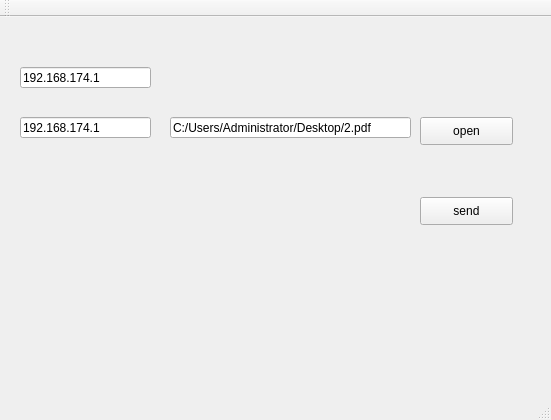
<?xml version="1.0" encoding="UTF-8"?>
<ui version="4.0">
 <class>MainWindow</class>
 <widget class="QMainWindow" name="MainWindow">
  <property name="geometry">
   <rect>
    <x>0</x>
    <y>0</y>
    <width>551</width>
    <height>420</height>
   </rect>
  </property>
  <property name="windowTitle">
   <string>MainWindow</string>
  </property>
  <widget class="QWidget" name="centralWidget">
   <widget class="QPushButton" name="pushButton">
    <property name="geometry">
     <rect>
      <x>420</x>
      <y>180</y>
      <width>93</width>
      <height>28</height>
     </rect>
    </property>
    <property name="text">
     <string>send</string>
    </property>
   </widget>
   <widget class="QLineEdit" name="lineEdit">
    <property name="geometry">
     <rect>
      <x>20</x>
      <y>100</y>
      <width>131</width>
      <height>21</height>
     </rect>
    </property>
    <property name="text">
     <string>192.168.174.1</string>
    </property>
   </widget>
   <widget class="QLineEdit" name="lineEdit_2">
    <property name="geometry">
     <rect>
      <x>170</x>
      <y>100</y>
      <width>241</width>
      <height>21</height>
     </rect>
    </property>
    <property name="text">
     <string>C:/Users/Administrator/Desktop/2.pdf</string>
    </property>
   </widget>
   <widget class="QPushButton" name="pushButton_2">
    <property name="geometry">
     <rect>
      <x>420</x>
      <y>100</y>
      <width>93</width>
      <height>28</height>
     </rect>
    </property>
    <property name="text">
     <string>open</string>
    </property>
   </widget>
   <widget class="QLineEdit" name="lineEdit_3">
    <property name="geometry">
     <rect>
      <x>20</x>
      <y>50</y>
      <width>131</width>
      <height>21</height>
     </rect>
    </property>
    <property name="text">
     <string>192.168.174.1</string>
    </property>
   </widget>
  </widget>
  <widget class="QMenuBar" name="menuBar">
   <property name="geometry">
    <rect>
     <x>0</x>
     <y>0</y>
     <width>551</width>
     <height>26</height>
    </rect>
   </property>
  </widget>
  <widget class="QToolBar" name="mainToolBar">
   <attribute name="toolBarArea">
    <enum>TopToolBarArea</enum>
   </attribute>
   <attribute name="toolBarBreak">
    <bool>false</bool>
   </attribute>
  </widget>
  <widget class="QStatusBar" name="statusBar"/>
 </widget>
 <layoutdefault spacing="6" margin="11"/>
 <resources/>
 <connections/>
</ui>
